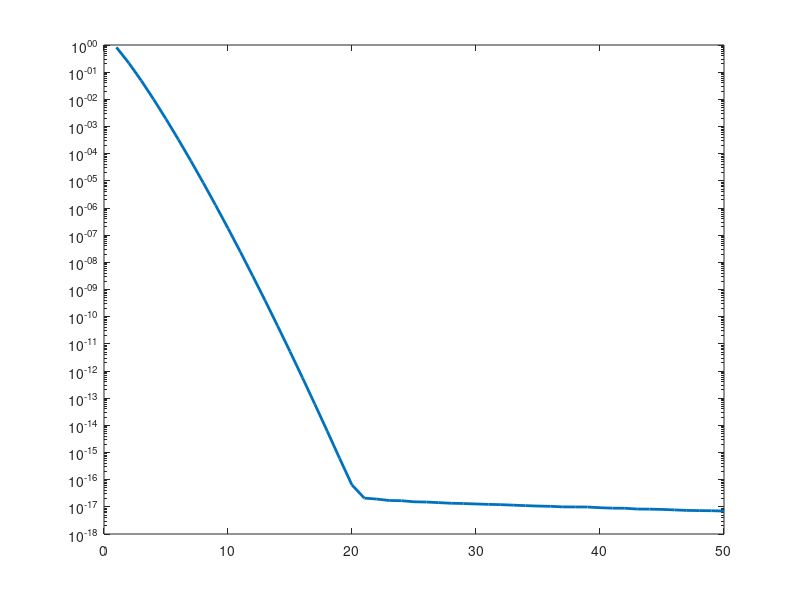

This chart was generated by the following MATLAB code: (Note: this script raises an error after producing the figure.)
%% clean
clear
close all
clc

%% define Hilbert matrix and useful quantities
n = 100;
A = hilb(n);
num_avg = 100;
lambda = 1e-4;
[U, S, V] = svd(A);
gold_standards = diag(S);
ranks = 50;

fig = figure();
x = (1:ranks);

fig_legend_string = "$\sigma_{k+1}(A)$";
semilogy(x, gold_standards(2:ranks+1), 'LineWidth', 2.0);
hold on

%% classical leverage scores

% initialize classical leverage scores
leverage_scores = zeros(n, 1);
for k=1:n
   leverage_scores(k) = A(:, k)' * pinv(A*A') * A(:, k);
end

errors_leverage_scores = compute_averages(A, leverage_scores / sum(leverage_scores), num_avg, ranks);
fig_legend_string = [fig_legend_string, "$\sim l_i(A)$"];
semilogy(x, errors_leverage_scores, 'LineWidth', 2.5);
hold on

%% exact ridge scores

% initialize ridge leverage scores (true, not estimates from random subset)
ridge_scores = zeros(n, 1);
for k=1:n
   ridge_scores(k) = V(k, :) * diag(diag(S).^2 ./ (diag(S).^2 + lambda^2)) * V(k, :)';
end

errors_ridge_scores = compute_averages(A, ridge_scores / sum(ridge_scores), num_avg, ranks);
fig_legend_string = [fig_legend_string, "$\sim l_{i, \lambda}(A)$"];
semilogy(x, errors_ridge_scores, 'LineWidth', 2.5);
hold on

%%  overestimates for ridge scores

% initialize upper estimates for ridge leverage scores
range = randsample(n, n/2);
M = A(:, range);
estimated_ridge_scores = zeros(n, 1);
for k=1:n
   estimated_ridge_scores(k) = A(:, k)' * pinv(M*M' + lambda.^2*eye(n)) * A(:, k);
end

errors_estimated_ridge_scores = compute_averages(A, estimated_ridge_scores / sum(estimated_ridge_scores), num_avg, ranks);
fig_legend_string = [fig_legend_string, "$\sim l_{i, \lambda}^{M}(A)$"];
semilogy(x, errors_estimated_ridge_scores, 'LineWidth', 2.5);
hold on

%% uniform sampling over the columns

% initialize uniform scores
uniform_scores = 1/n * ones(n, 1);

errors_uniform_scores = compute_averages(A, uniform_scores, num_avg, ranks);
fig_legend_string = [fig_legend_string, "$\sim 1/n$"];
semilogy(x, errors_uniform_scores, 'LineWidth', 2.5);
hold on

%% sample proportionally to the columns norm of A

% initialize column scores
columns_scores = zeros(n, 1);
for k=1:n
   column_scores(k) = (norm(A(:, k)) / norm(A, "fro"))^2;
end

errors_columns_scores = compute_averages(A, column_scores, num_avg, ranks);
fig_legend_string = [fig_legend_string, "$\sim \vert \vert a_j \vert \vert_2^2$"];
semilogy(x, errors_columns_scores, 'LineWidth', 2.5);
hold on

%% plot results
xlabel("k", 'FontSize', 12);
ylabel("$\vert \vert A - C C^\dagger A \vert \vert_2$", 'interpreter', 'latex', 'FontSize', 12);
ax = gca;
ax.XAxis.FontSize = 14;
ax.YAxis.FontSize = 14;
title("Low-rank approximation by column sampling", 'FontSize', 12);
legend(fig_legend_string, 'interpreter', 'latex');
legend('Location', 'best', 'FontSize', 15, 'NumColumns', 3);
saveas(fig, "../figures/plot", "png");
saveas(fig, "../figures/plot", "epsc");